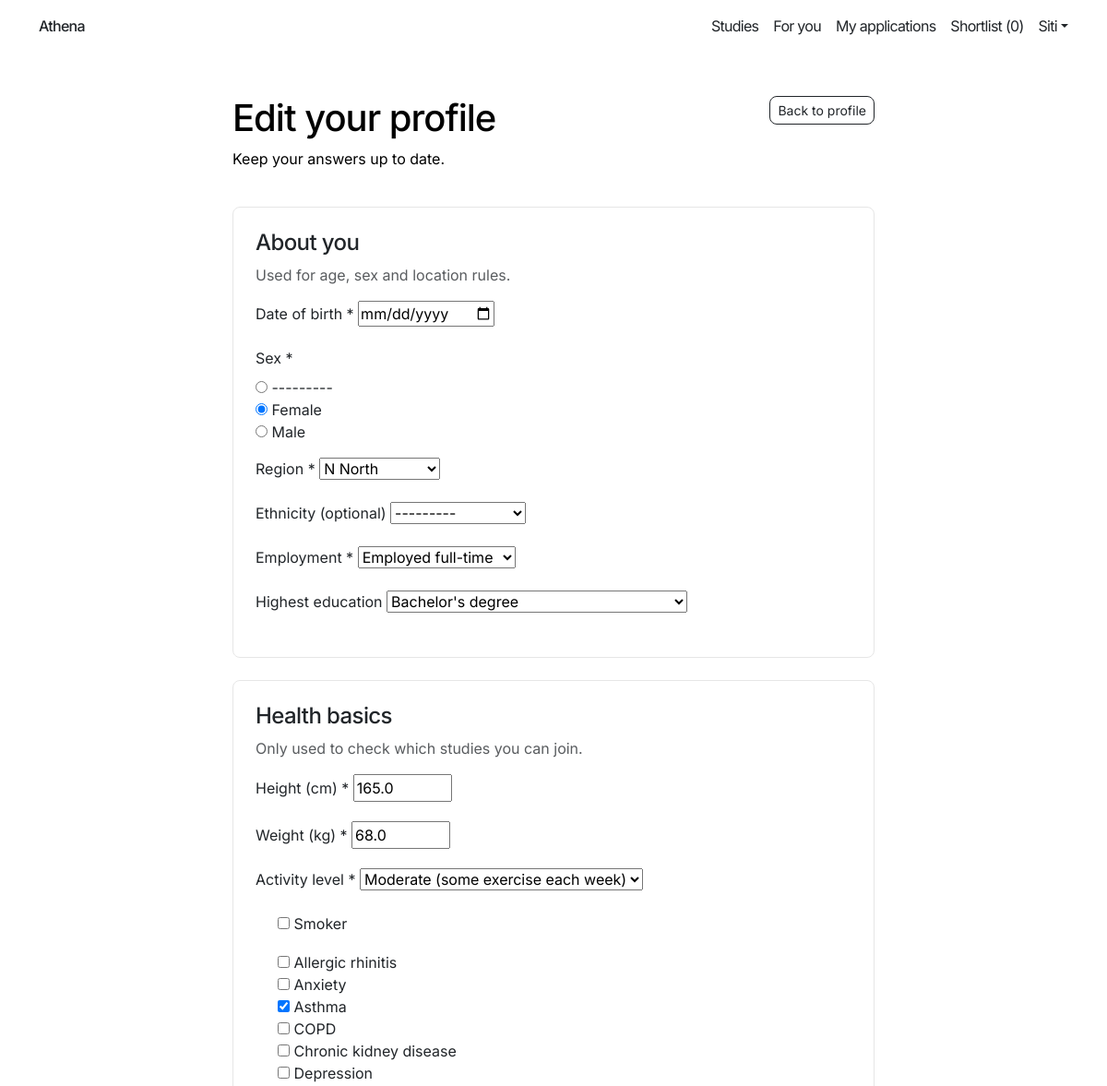
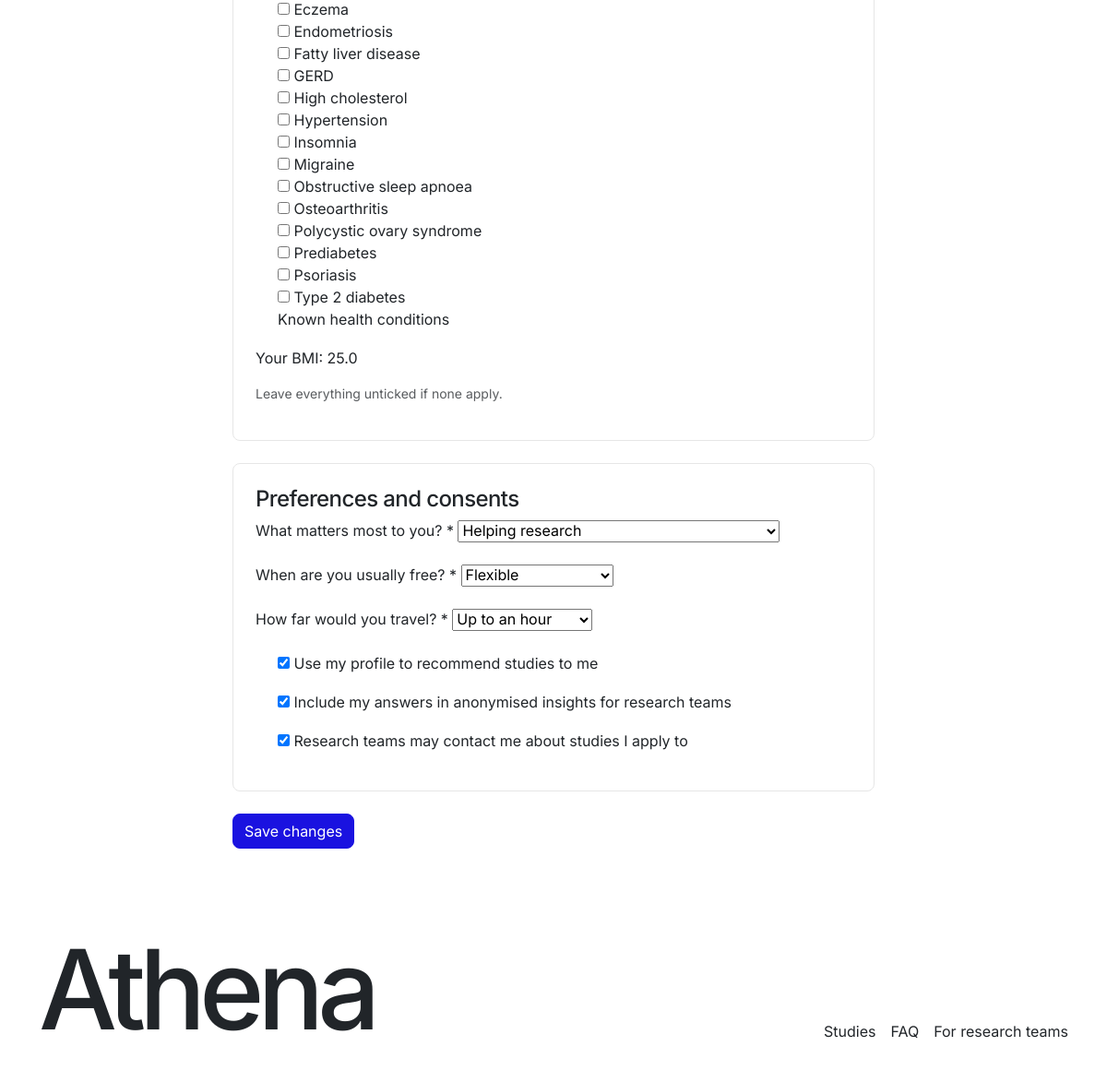
The app's page /onboarding/ (signed in) with its own data (2 pictures, top to bottom).
### core/models.py (models this page shows, shortened)
class TimeStampedModel(models.Model):
    created_at = models.DateTimeField(auto_now_add=True)
    updated_at = models.DateTimeField(auto_now=True)
    class Meta:
        abstract = True

class ParticipantProfile(TimeStampedModel):
    class Sex(models.TextChoices):
        FEMALE = 'female', 'Female'
        MALE = 'male', 'Male'
    class Ethnicity(models.TextChoices):
        CHINESE = 'chinese', 'Chinese'
        MALAY = 'malay', 'Malay'
        INDIAN = 'indian', 'Indian'
        OTHERS = 'others', 'Others'
        PREFER_NOT = 'prefer_not', 'Prefer not to say'
    class Employment(models.TextChoices):
        STUDENT = 'student', 'Student'
        FULL_TIME = 'full_time', 'Employed full-time'
        PART_TIME = 'part_time', 'Employed part-time'
        NOT_WORKING = 'not_working', 'Not working'
        RETIRED = 'retired', 'Retired'
    class Education(models.TextChoices):
        PRIMARY = 'primary', 'Primary or below'
        SECONDARY = 'secondary', 'Secondary'
        POST_SECONDARY = 'post_secondary', 'Post-secondary (ITE, JC or polytechnic)'
        DEGREE = 'degree', "Bachelor's degree"
        POSTGRADUATE = 'postgraduate', 'Postgraduate'
    class ActivityLevel(models.TextChoices):
        LOW = 'low', 'Low (mostly sitting)'
        MODERATE = 'moderate', 'Moderate (some exercise each week)'
        HIGH = 'high', 'High (exercise most days)'
    class Motivation(models.TextChoices):
        HELP_RESEARCH = 'help_research', 'Helping research'
        HEALTH_CHECK = 'health_check', 'Access to health checks or new treatments'
        COMPENSATION = 'compensation', 'Compensation for my time'
        LEARN = 'learn', 'Learning about my health'
    class Availability(models.TextChoices):
        WEEKDAY_DAYTIME = 'weekday_daytime', 'Weekday daytime'
        WEEKDAY_EVENINGS = 'weekday_evenings', 'Weekday evenings'
        WEEKENDS = 'weekends', 'Weekends'
        FLEXIBLE = 'flexible', 'Flexible'
    class TravelMinutes(models.TextChoices):
        FIFTEEN = '15', 'Up to 15 minutes'
        THIRTY = '30', 'Up to 30 minutes'
        FORTY_FIVE = '45', 'Up to 45 minutes'
        SIXTY = '60', 'Up to an hour'
    user = models.OneToOneField(
        User, on_delete=models.CASCADE, related_name='participant_profile'
    )
    mobile = models.CharField(max_length=11)
    terms_accepted_at = models.DateTimeField()
    onboarding_completed_at = models.DateTimeField(null=True, blank=True)
    date_of_birth = models.DateField(null=True, blank=True)
    sex = models.CharField(max_length=10, choices=Sex.choices, null=True, blank=True)
    region = models.ForeignKey(
        Region, on_delete=models.RESTRICT, null=True, blank=True,
        related_name='participant_profiles',
    )
    ethnicity = models.CharField(
        max_length=20, choices=Ethnicity.choices, null=True, blank=True
    )
    employment = models.CharField(
        max_length=20, choices=Employment.choices, null=True, blank=True
    )
    education = models.CharField(
        max_length=20, choices=Education.choices, null=True, blank=True
    )
    height_cm = models.DecimalField(max_digits=4, decimal_places=1, null=True, blank=True)
    weight_kg = models.DecimalField(max_digits=5, decimal_places=1, null=True, blank=True)
    bmi = models.DecimalField(max_digits=4, decimal_places=1, null=True, blank=True)
    smoker = models.BooleanField(default=False)
    activity_level = models.CharField(
        max_length=20, choices=ActivityLevel.choices, null=True, blank=True
    )
    conditions = models.ManyToManyField(Condition, blank=True, related_name='participant_profiles')
    motivation = models.CharField(
        max_length=20, choices=Motivation.choices, null=True, blank=True
    )
    availability = models.CharField(
        max_length=20, choices=Availability.choices, null=True, blank=True
    )
    max_travel_minutes = models.CharField(
        max_length=2, choices=TravelMinutes.choices, null=True, blank=True
    )
    consent_matching = models.BooleanField(default=False)
    consent_insights = models.BooleanField(default=False)
    consent_contact = models.BooleanField(default=False)
    ml1_categories = models.JSONField(default=list, blank=True)
    ml1_model_version = models.CharField(max_length=50, blank=True)
    ml1_predicted_at = models.DateTimeField(null=True, blank=True)
    first_application_category = models.ForeignKey(
        'StudyCategory',
        on_delete=models.SET_NULL,
        null=True,
        blank=True,
        related_name='first_applications',
    )

### storefront/views.py (the view, shortened to what this page needs)
# urls.py: path('onboarding/', views.onboarding, name='onboarding'),
@participant_required
def onboarding(request):
    profile = request.user.participant_profile
    form = ProfileForm(request.POST or None, instance=profile)
    return render(request, 'storefront/onboarding.html', {
        'form': form, 'editing': profile.onboarding_completed_at is not None,
    })

### adminpanel/context_processors.py (called while the page is built)
def panel_notifications(request):
    return {
        'panel_unread_count': (
            unread_count(request.user) if request.user.is_authenticated else 0
        ),
        'user_role': user_role(request.user) if request.user.is_authenticated else None,
    }

### core/models.py (called while the page is built)
    def __str__(self):
        return f'{self.code} {self.name}'

    def __str__(self):
        return self.name

### core/services.py (called while the page is built)
def shortlist_count(profile):
    return Shortlist.objects.filter(
        participant=profile,
        study__status__in=[Study.Status.PUBLISHED, Study.Status.FULL],
    ).count()

def unread_count(user):
    return Notification.objects.filter(user=user, is_read=False).count()

def user_role(user):
    permissions = user.get_all_permissions()
    if 'core.admin_access' in permissions:
        return 'admin'
    if 'core.staff_access' in permissions:
        return 'staff'
    if 'core.panel_access' in permissions:
        return 'coordinator'
    if 'core.participant_access' in permissions:
        return 'participant'
    return None

### storefront/context_processors.py (called while the page is built)
def participant_shortlist(request):
    profile = (
        request.user.participant_profile
        if request.user.is_authenticated
        and hasattr(request.user, 'participant_profile')
        else None
    )
    return {
        'shortlist_count': (
            shortlist_count(profile)
            if request.user.is_authenticated and profile is not None
            else 0
        ),
    }

### templates/storefront/onboarding.html (shortened to what this page needs)
{% extends 'storefront/base_storefront.html' %}
{% block content %}
<div class="container py-5 form-narrow">
  <div class="d-flex justify-content-between align-items-start">
    <div>
      <h1>{% if editing %}Edit your profile{% else %}Tell us about yourself the first time{% endif %}</h1>
      {% if editing %}<p>Keep your answers up to date.</p>{% endif %}
    </div>
    {% if editing %}<a class="btn btn-outline-primary btn-sm" href="/account/">Back to profile</a>{% endif %}
  </div>
  <form method="post" novalidate>{% csrf_token %}
    <div class="card p-4 mt-4">
      <h2 class="h4">About you</h2><p class="text-muted">Used for age, sex and location rules.</p>
      {% include 'storefront/_profile_field.html' with field=form.date_of_birth %}
      {% include 'storefront/_profile_field.html' with field=form.sex %}
      {% include 'storefront/_profile_field.html' with field=form.region %}
      {% include 'storefront/_profile_field.html' with field=form.ethnicity %}
      {% include 'storefront/_profile_field.html' with field=form.employment %}
      {% include 'storefront/_profile_field.html' with field=form.education %}
    </div>
    <div class="card p-4 mt-4">
      <h2 class="h4">Health basics</h2><p class="text-muted">Only used to check which studies you can join.</p>
      {% include 'storefront/_profile_field.html' with field=form.height_cm %}
      {% include 'storefront/_profile_field.html' with field=form.weight_kg %}
      {% include 'storefront/_profile_field.html' with field=form.activity_level %}
      {% include 'storefront/_profile_field.html' with field=form.smoker %}
      {% include 'storefront/_profile_field.html' with field=form.conditions %}
      {% if editing and form.instance.bmi %}<p>Your BMI: {{ form.instance.bmi }}</p>{% endif %}
      <p class="small text-muted">Leave everything unticked if none apply.</p>
    </div>
    <div class="card p-4 mt-4">
      <h2 class="h4">Preferences and consents</h2>
      {% include 'storefront/_profile_field.html' with field=form.motivation %}
      {% include 'storefront/_profile_field.html' with field=form.availability %}
      {% include 'storefront/_profile_field.html' with field=form.max_travel_minutes %}
      {% include 'storefront/_profile_field.html' with field=form.consent_matching %}
      {% include 'storefront/_profile_field.html' with field=form.consent_insights %}
      {% include 'storefront/_profile_field.html' with field=form.consent_contact %}
    </div>
    <button class="btn btn-primary mt-4" type="submit">{% if editing %}Save changes{% else %}Save and see my studies{% endif %}</button>
  </form>
</div>
{% endblock %}

### templates/storefront/base_storefront.html (shortened to what this page needs)
{% extends 'base.html' %}
{% block body %}
  <header class="container py-3">
    <div class="d-flex justify-content-between align-items-center">
      <a href="{% url 'storefront:home' %}" class="wordmark text-decoration-none text-dark">Athena</a>
      <nav class="storefront-header d-flex gap-3">
        <a href="{% url 'storefront:studies' %}" class="text-decoration-none text-dark">Studies</a>
        {% if user.is_authenticated and user.participant_profile %}
          <a href="{% url 'storefront:for_you' %}" class="text-decoration-none text-dark">For you</a>
          <a href="{% url 'storefront:applications' %}" class="text-decoration-none text-dark">My applications</a>
          <a href="{% url 'storefront:shortlist' %}" class="text-decoration-none text-dark">Shortlist ({{ shortlist_count }})</a>
          <div class="dropdown">
            <a class="dropdown-toggle text-decoration-none text-dark" href="#" data-bs-toggle="dropdown">{{ user.first_name }}</a>
          </div>
        {% else %}
          <a href="/accounts/login/" class="text-decoration-none text-dark">Sign in</a>
          <a href="/accounts/register/" class="text-decoration-none text-dark">Join Athena</a>
        {% endif %}
      </nav>
    </div>
  </header>
  <main>
    {% block content %}{% endblock %}
  </main>
  <footer class="container py-5">
    <div class="d-flex justify-content-between align-items-end flex-wrap gap-3">
      <a href="{% url 'storefront:home' %}" class="wordmark footer-wordmark text-decoration-none text-dark">Athena</a>
      <nav class="d-flex flex-wrap gap-3" aria-label="Footer">
        <a href="{% url 'storefront:studies' %}" class="text-decoration-none text-dark">Studies</a>
        <a href="{% url 'storefront:support' %}" class="text-decoration-none text-dark">FAQ</a>
        <a href="/accounts/register/?as=researcher" class="text-decoration-none text-dark">For research teams</a>
      </nav>
    </div>
  </footer>
{% endblock %}

### templates/storefront/_profile_field.html (shortened to what this page needs)
<div class="mb-3">
  {% if field.field.widget.input_type == 'checkbox' %}
    <div class="form-check">{{ field }} <label class="form-check-label" for="{{ field.id_for_label }}">{{ field.label }}</label></div>
  {% else %}
    <label class="form-label" for="{{ field.id_for_label }}">{{ field.label }}{% if field.field.required %} *{% endif %}</label>
    {{ field }}
  {% endif %}
</div>

### static/css/athena.css (style rules this page uses)
:root { --athena-blue: #1A12E0; --athena-panel: var(--athena-blue); --athena-border: #E6E6E6; --athena-radius: 8px; --bs-primary: #1A12E0; --bs-primary-rgb: 26, 18, 224; }
body { font-family: 'Inter', sans-serif; color: #000; background: #fff; }
.card { border: 1px solid var(--athena-border); border-radius: var(--athena-radius); box-shadow: none; }
.btn { border-radius: 8px !important; }
.btn-primary { background-color: var(--athena-blue); border-color: var(--athena-blue); }
.btn-outline-primary, .btn-outline-dark, .btn-outline-secondary { border-color: #212529; color: #212529; }
a { color: var(--athena-blue); }
h1, h2, h3, h4, h5, h6 { letter-spacing: -0.025em; }
.wordmark { font-weight: 500; letter-spacing: -0.045em; }
.athena-topbar .topbar-action, .storefront-header a { letter-spacing: -0.045em; }
.form-narrow { max-width: 720px; }
.footer-wordmark { font-size: 7.5rem; line-height: 0.95; letter-spacing: -0.06em; }

### records on screen
ParticipantProfile: sex "☐ --------- ☑ Female ☐ Male", region "N North", ethnicity "---------", employment "Employed full-time", education "Bachelor's degree", height_cm "165.0", weight_kg "68.0", activity_level "Moderate (some exercise each week)", instance.bmi "25.0", motivation "Helping research", availability "Flexible", max_travel_minutes "Up to an hour", consent_matching "☑", consent_insights "☑", consent_contact "☑"

### other values on screen
{{ shortlist_count }} "0"
{{ user.first_name }} "Siti"
{{ field.label }} "Date of birth Sex Region Ethnicity (optional) Employment Highest education Height (cm) Weight (kg) Activity level What matters most to you? When are you usually free? How far would you travel?"
{{ field.label }} "Smoker Known health conditions Use my profile to recommend studies to me Include my answers in anonymised insights for research teams Research teams may contact me about studies I apply to"
